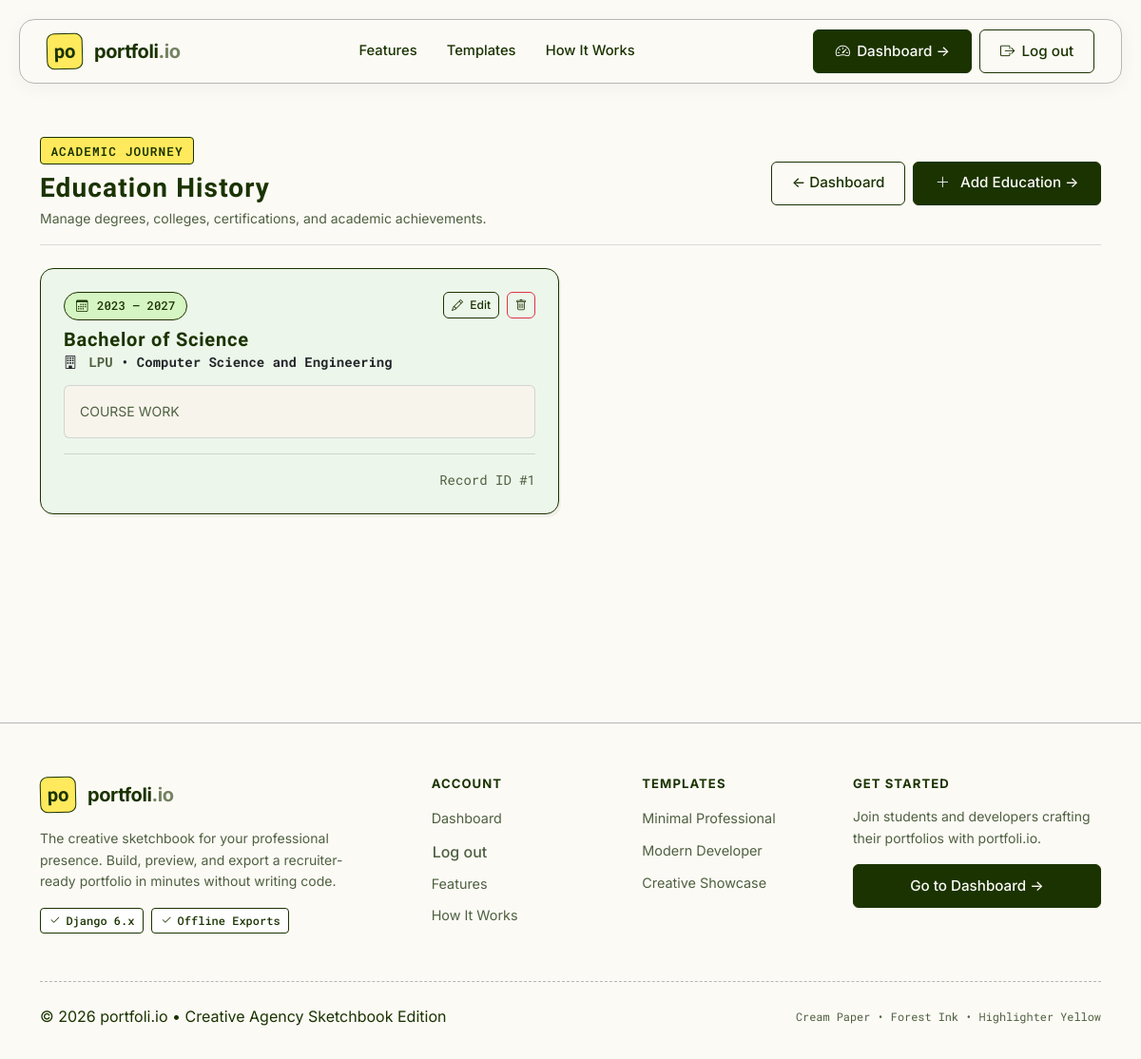
/education/ (signed in), run on the app's committed database.
### myapp/models.py (models this page shows, shortened)
class Education(models.Model):
    user = models.ForeignKey(User, on_delete=models.CASCADE, related_name='educations')
    institution = models.CharField(max_length=200, verbose_name="Institution", help_text="e.g. Stanford University, MIT, State College")
    degree = models.CharField(max_length=150, verbose_name="Degree", help_text="e.g. Bachelor of Science, Master of Arts, High School Diploma")
    field_of_study = models.CharField(max_length=150, blank=True, verbose_name="Field of Study", help_text="e.g. Computer Science, Graphic Design")
    start_year = models.PositiveIntegerField(null=True, blank=True, verbose_name="Start Year")
    end_year = models.PositiveIntegerField(null=True, blank=True, verbose_name="End Year", help_text="Leave empty if currently enrolled")
    description = models.TextField(blank=True, verbose_name="Description", help_text="Key achievements, honors, or extracurricular activities")
    created_at = models.DateTimeField(auto_now_add=True)
    class Meta:
        ordering = ['-end_year', '-start_year']

### myapp/views.py (the view)
# urls.py: path('education/', views.education_list_view, name='education_list'),
@login_required(login_url='login')
def education_list_view(request):
    educations = request.user.educations.all()
    return render(request, 'education/list.html', {
        'educations': educations
    })

### templates/education/list.html (shortened to what this page needs)
{% extends 'base.html' %}
{% load static %}
{% block content %}
<section class="py-5" style="min-height: calc(100vh - 200px); background-color: var(--color-cream-paper);">
    <div class="container" style="max-width: 1140px;">
        <div class="mb-4">
            <div class="d-flex flex-column flex-md-row justify-content-between align-items-md-center gap-3 pb-3 border-bottom border-secondary border-opacity-25">
                <div>
                    <span class="section-eyebrow-sketch mb-2">Academic Journey</span>
                    <h2 class="font-display h3 mb-1">Education History</h2>
                    <p class="text-muted small mb-0">Manage degrees, colleges, certifications, and academic achievements.</p>
                </div>
                <div class="d-flex gap-2">
                    <a href="{% url 'dashboard' %}" class="btn btn-outline-custom">
                        &larr; Dashboard
                    </a>
                    <a href="{% url 'education_create' %}" class="btn btn-primary-custom">
                        <i class="bi bi-plus-lg me-1"></i> Add Education &rarr;
                    </a>
                </div>
            </div>
        </div>
        {% if educations %}
            <div class="row g-4">
                {% for edu in educations %}
                <div class="col-lg-6">
                    <div class="card-sketch h-100 d-flex flex-column justify-content-between">
                        <div>
                            <div class="d-flex justify-content-between align-items-start mb-2">
                                <span class="badge-tag badge-mint small font-mono">
                                    <i class="bi bi-calendar3 me-1"></i>
                                    {% if edu.start_year %}{{ edu.start_year }}{% endif %}
                                    &ndash;
                                    {% if edu.end_year %}{{ edu.end_year }}{% else %}Present{% endif %}
                                </span>
                                <div class="d-flex gap-2">
                                    <a href="{% url 'education_edit' edu.pk %}" class="btn btn-sm btn-outline-custom py-1 px-2" style="font-size: 0.75rem;">
                                        <i class="bi bi-pencil"></i> Edit
                                    </a>
                                    <a href="{% url 'education_delete' edu.pk %}" class="btn btn-sm btn-outline-custom py-1 px-2 text-danger border-danger" style="font-size: 0.75rem;">
                                        <i class="bi bi-trash"></i>
                                    </a>
                                </div>
                            </div>
                            <h4 class="font-display h5 mb-1">{{ edu.degree }}</h4>
                            <h6 class="text-muted small font-mono mb-2">
                                <i class="bi bi-building me-1 text-dark"></i> {{ edu.institution }}
                                {% if edu.field_of_study %}
                                    <span class="text-dark">&bull; {{ edu.field_of_study }}</span>
                                {% endif %}
                            </h6>
                            {% if edu.description %}
                                <p class="small text-muted mb-0 mt-3 p-3 rounded-2 border border-secondary border-opacity-25" style="background-color: #f7f4ec; line-height: 1.55;">
                                    {{ edu.description }}
                                </p>
                            {% endif %}
                        </div>
                        <div class="pt-3 border-top border-secondary border-opacity-25 mt-3 text-end font-mono small text-muted">
                            Record ID #{{ edu.pk }}
                        </div>
                    </div>
                </div>
                {% endfor %}
            </div>
        {% endif %}
    </div>
</section>
{% endblock %}

### data on the page
Education: start_year "2023", end_year "2027", degree "Bachelor of Science", institution "LPU", field_of_study "Computer Science and Engineering", description "COURSE WORK", pk "1"
